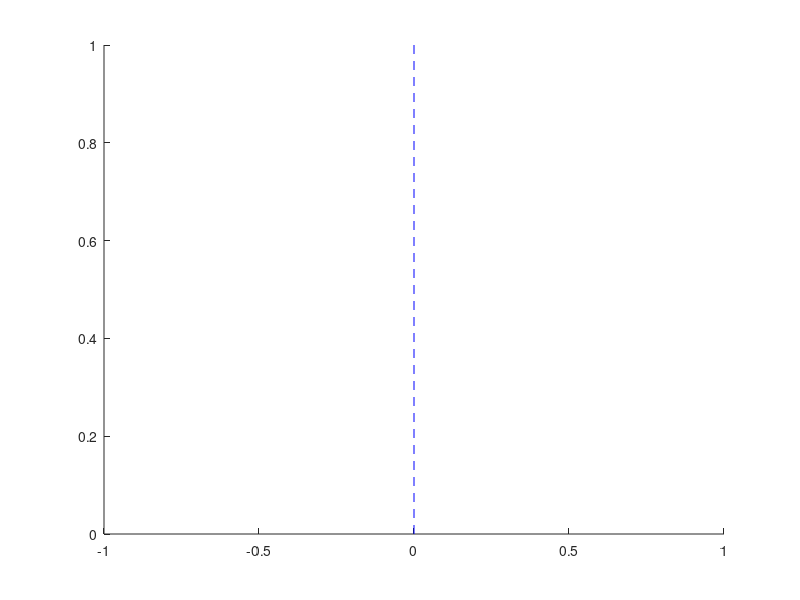

Reproduce this figure in MATLAB. (Note: this script raises an error after producing the figure.)
currXlim=xlim;
currYlim=ylim;

xMax=currXlim(2);
xMin=currXlim(1);

newXTicks=[];

hold on
for mi=-100:100
    currMarkerX=0.05*mi;
    
    if(currMarkerX>=currXlim(1) && currMarkerX<=currXlim(2))
        plot([currMarkerX currMarkerX],currYlim,'b--')
        alpha 0.1
        newXTicks=[newXTicks currMarkerX];
    end
end

set(gca, 'XTick', newXTicks)